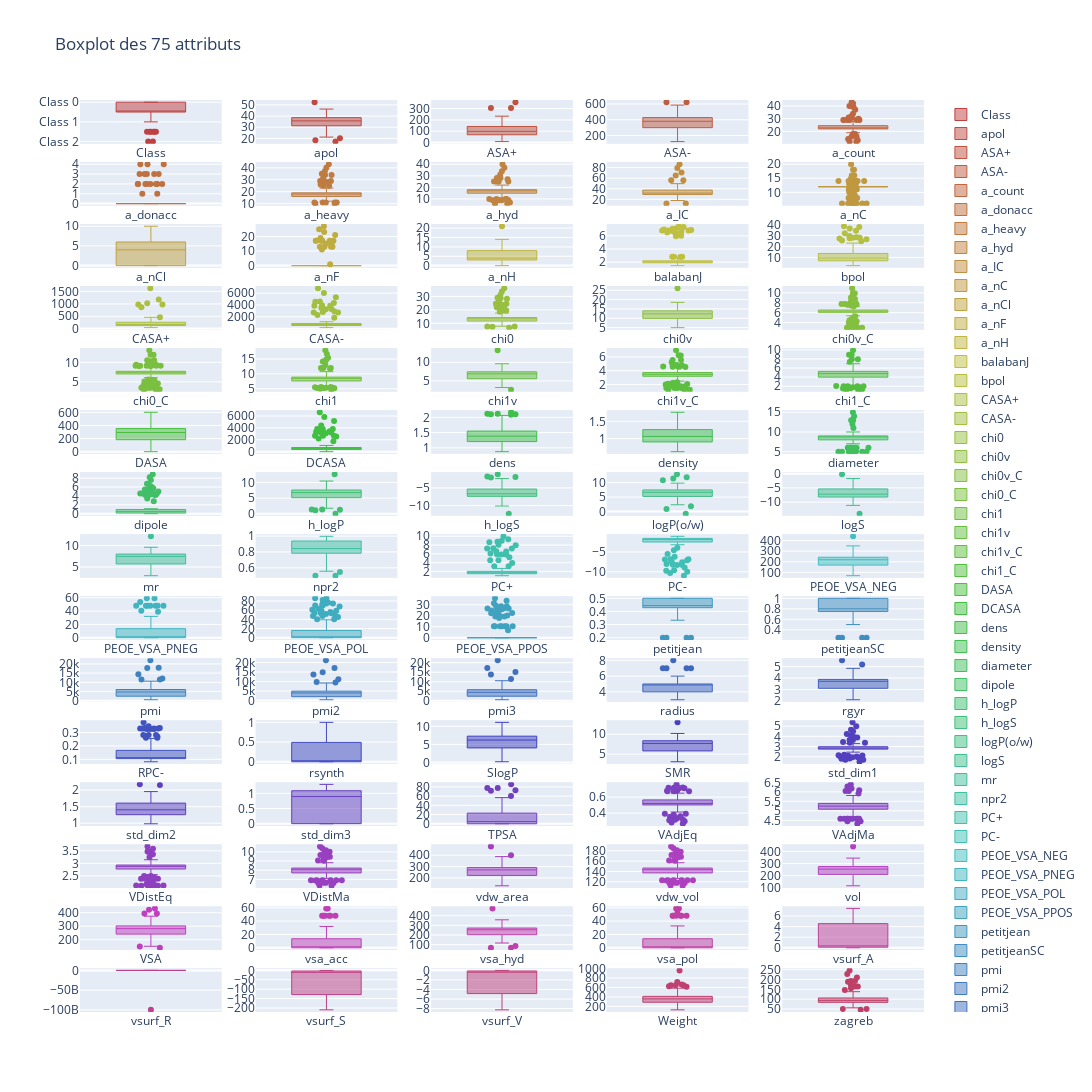

Notebook cell for this chart:
### Markdown cell above
**Traitement des valeurs aberrantes** \
Nous avons décidé de traiter les valeurs aberrantes avant de procéder à l'imputation. L'imputation se fera à partir d'un modèle construit sur les données, elles doivent donc être nettoyées avant.

### Code cell
# Nous allons utiliser plusieurs des subplots pour l'affichage des boxplots
fig = make_subplots(rows=15, cols=5)
all_attributes = list(data.columns)
c = ['hsl('+str(h)+',50%'+',50%)' for h in np.linspace(0, 360, 79)]
# Index qu'on utilisera pour s'assurer qu'on ne sera pas or index
ind = 0

for row in range(1,16):
    for col in range(1,6):
        fig.add_trace(go.Box(
            y=data[all_attributes[ind]],
            name=all_attributes[ind],
            jitter=0.5,
            whiskerwidth=0.2,
            marker_color=c[ind],
            line_width=1),
            row =row,col=col
            )
        ind += 1
        if ind == 79:
            break

fig.update_layout(height=3000, width=1200, title_text="Boxplot des 75 attributs")
fig.show()

### Figure 1 — Plotly figure (JSON) as saved in the notebook; plotly's stock layout.template omitted (floating-point values rounded to 4 significant figures; data arrays with more than 128 entries replaced by an {"elided": "..."} marker saying what was removed)
{"data": [{"jitter": 0.5, "line": {"width": 1}, "marker": {"color": "hsl(0.0,50%,50%)"}, "name": "Class", "type": "box", "whiskerwidth": 0.2, "xaxis": "x", "y": {"elided": "132 str values"}, "yaxis": "y"}, {"jitter": 0.5, "line": {"width": 1}, "marker": {"color": "hsl(4.615384615384615,50%,50%)"}, "name": "apol", "type": "box", "whiskerwidth": 0.2, "xaxis": "x2", "y": {"elided": "132 float values"}, "yaxis": "y2"}, {"jitter": 0.5, "line": {"width": 1}, "marker": {"color": "hsl(9.23076923076923,50%,50%)"}, "name": "ASA+", "type": "box", "whiskerwidth": 0.2, "xaxis": "x3", "y": {"elided": "132 float values"}, "yaxis": "y3"}, {"jitter": 0.5, "line": {"width": 1}, "marker": {"color": "hsl(13.846153846153845,50%,50%)"}, "name": "ASA-", "type": "box", "whiskerwidth": 0.2, "xaxis": "x4", "y": {"elided": "132 float values"}, "yaxis": "y4"}, {"jitter": 0.5, "line": {"width": 1}, "marker": {"color": "hsl(18.46153846153846,50%,50%)"}, "name": "a_count", "type": "box", "whiskerwidth": 0.2, "xaxis": "x5", "y": {"elided": "132 int values"}, "yaxis": "y5"}, {"jitter": 0.5, "line": {"width": 1}, "marker": {"color": "hsl(23.076923076923073,50%,50%)"}, "name": "a_donacc", "type": "box", "whiskerwidth": 0.2, "xaxis": "x6", "y": {"elided": "132 int values"}, "yaxis": "y6"}, {"jitter": 0.5, "line": {"width": 1}, "marker": {"color": "hsl(27.69230769230769,50%,50%)"}, "name": "a_heavy", "type": "box", "whiskerwidth": 0.2, "xaxis": "x7", "y": {"elided": "132 int values"}, "yaxis": "y7"}, {"jitter": 0.5, "line": {"width": 1}, "marker": {"color": "hsl(32.30769230769231,50%,50%)"}, "name": "a_hyd", "type": "box", "whiskerwidth": 0.2, "xaxis": "x8", "y": {"elided": "132 int values"}, "yaxis": "y8"}, {"jitter": 0.5, "line": {"width": 1}, "marker": {"color": "hsl(36.92307692307692,50%,50%)"}, "name": "a_IC", "type": "box", "whiskerwidth": 0.2, "xaxis": "x9", "y": {"elided": "132 float values"}, "yaxis": "y9"}, {"jitter": 0.5, "line": {"width": 1}, "marker": {"color": "hsl(41.53846153846153,50%,50%)"}, "name": "a_nC", "type": "box", "whiskerwidth": 0.2, "xaxis": "x10", "y": {"elided": "132 int values"}, "yaxis": "y10"}, {"jitter": 0.5, "line": {"width": 1}, "marker": {"color": "hsl(46.153846153846146,50%,50%)"}, "name": "a_nCl", "type": "box", "whiskerwidth": 0.2, "xaxis": "x11", "y": {"elided": "132 int values"}, "yaxis": "y11"}, {"jitter": 0.5, "line": {"width": 1}, "marker": {"color": "hsl(50.76923076923077,50%,50%)"}, "name": "a_nF", "type": "box", "whiskerwidth": 0.2, "xaxis": "x12", "y": {"elided": "132 int values"}, "yaxis": "y12"}, {"jitter": 0.5, "line": {"width": 1}, "marker": {"color": "hsl(55.38461538461538,50%,50%)"}, "name": "a_nH", "type": "box", "whiskerwidth": 0.2, "xaxis": "x13", "y": {"elided": "132 int values"}, "yaxis": "y13"}, {"jitter": 0.5, "line": {"width": 1}, "marker": {"color": "hsl(59.99999999999999,50%,50%)"}, "name": "balabanJ", "type": "box", "whiskerwidth": 0.2, "xaxis": "x14", "y": {"elided": "132 float values"}, "yaxis": "y14"}, {"jitter": 0.5, "line": {"width": 1}, "marker": {"color": "hsl(64.61538461538461,50%,50%)"}, "name": "bpol", "type": "box", "whiskerwidth": 0.2, "xaxis": "x15", "y": {"elided": "132 float values"}, "yaxis": "y15"}, {"jitter": 0.5, "line": {"width": 1}, "marker": {"color": "hsl(69.23076923076923,50%,50%)"}, "name": "CASA+", "type": "box", "whiskerwidth": 0.2, "xaxis": "x16", "y": {"elided": "132 float values"}, "yaxis": "y16"}, {"jitter": 0.5, "line": {"width": 1}, "marker": {"color": "hsl(73.84615384615384,50%,50%)"}, "name": "CASA-", "type": "box", "whiskerwidth": 0.2, "xaxis": "x17", "y": {"elided": "132 float values"}, "yaxis": "y17"}, {"jitter": 0.5, "line": {"width": 1}, "marker": {"color": "hsl(78.46153846153845,50%,50%)"}, "name": "chi0", "type": "box", "whiskerwidth": 0.2, "xaxis": "x18", "y": {"elided": "132 float values"}, "yaxis": "y18"}, {"jitter": 0.5, "line": {"width": 1}, "marker": {"color": "hsl(83.07692307692307,50%,50%)"}, "name": "chi0v", "type": "box", "whiskerwidth": 0.2, "xaxis": "x19", "y": {"elided": "132 float values"}, "yaxis": "y19"}, {"jitter": 0.5, "line": {"width": 1}, "marker": {"color": "hsl(87.69230769230768,50%,50%)"}, "name": "chi0v_C", "type": "box", "whiskerwidth": 0.2, "xaxis": "x20", "y": {"elided": "132 float values"}, "yaxis": "y20"}, {"jitter": 0.5, "line": {"width": 1}, "marker": {"color": "hsl(92.30769230769229,50%,50%)"}, "name": "chi0_C", "type": "box", "whiskerwidth": 0.2, "xaxis": "x21", "y": {"elided": "132 float values"}, "yaxis": "y21"}, {"jitter": 0.5, "line": {"width": 1}, "marker": {"color": "hsl(96.92307692307692,50%,50%)"}, "name": "chi1", "type": "box", "whiskerwidth": 0.2, "xaxis": "x22", "y": {"elided": "132 float values"}, "yaxis": "y22"}, {"jitter": 0.5, "line": {"width": 1}, "marker": {"color": "hsl(101.53846153846153,50%,50%)"}, "name": "chi1v", "type": "box", "whiskerwidth": 0.2, "xaxis": "x23", "y": {"elided": "132 float values"}, "yaxis": "y23"}, {"jitter": 0.5, "line": {"width": 1}, "marker": {"color": "hsl(106.15384615384615,50%,50%)"}, "name": "chi1v_C", "type": "box", "whiskerwidth": 0.2, "xaxis": "x24", "y": {"elided": "132 float values"}, "yaxis": "y24"}, {"jitter": 0.5, "line": {"width": 1}, "marker": {"color": "hsl(110.76923076923076,50%,50%)"}, "name": "chi1_C", "type": "box", "whiskerwidth": 0.2, "xaxis": "x25", "y": {"elided": "132 float values"}, "yaxis": "y25"}, {"jitter": 0.5, "line": {"width": 1}, "marker": {"color": "hsl(115.38461538461537,50%,50%)"}, "name": "DASA", "type": "box", "whiskerwidth": 0.2, "xaxis": "x26", "y": {"elided": "132 float values"}, "yaxis": "y26"}, {"jitter": 0.5, "line": {"width": 1}, "marker": {"color": "hsl(119.99999999999999,50%,50%)"}, "name": "DCASA", "type": "box", "whiskerwidth": 0.2, "xaxis": "x27", "y": {"elided": "132 float values"}, "yaxis": "y27"}, {"jitter": 0.5, "line": {"width": 1}, "marker": {"color": "hsl(124.6153846153846,50%,50%)"}, "name": "dens", "type": "box", "whiskerwidth": 0.2, "xaxis": "x28", "y": {"elided": "132 float values"}, "yaxis": "y28"}, {"jitter": 0.5, "line": {"width": 1}, "marker": {"color": "hsl(129.23076923076923,50%,50%)"}, "name": "density", "type": "box", "whiskerwidth": 0.2, "xaxis": "x29", "y": {"elided": "132 float values"}, "yaxis": "y29"}, {"jitter": 0.5, "line": {"width": 1}, "marker": {"color": "hsl(133.84615384615384,50%,50%)"}, "name": "diameter", "type": "box", "whiskerwidth": 0.2, "xaxis": "x30", "y": {"elided": "132 int values"}, "yaxis": "y30"}, {"jitter": 0.5, "line": {"width": 1}, "marker": {"color": "hsl(138.46153846153845,50%,50%)"}, "name": "dipole", "type": "box", "whiskerwidth": 0.2, "xaxis": "x31", "y": {"elided": "132 float values"}, "yaxis": "y31"}, {"jitter": 0.5, "line": {"width": 1}, "marker": {"color": "hsl(143.07692307692307,50%,50%)"}, "name": "h_logP", "type": "box", "whiskerwidth": 0.2, "xaxis": "x32", "y": {"elided": "132 float values"}, "yaxis": "y32"}, {"jitter": 0.5, "line": {"width": 1}, "marker": {"color": "hsl(147.69230769230768,50%,50%)"}, "name": "h_logS", "type": "box", "whiskerwidth": 0.2, "xaxis": "x33", "y": {"elided": "132 float values"}, "yaxis": "y33"}, {"jitter": 0.5, "line": {"width": 1}, "marker": {"color": "hsl(152.3076923076923,50%,50%)"}, "name": "logP(o/w)", "type": "box", "whiskerwidth": 0.2, "xaxis": "x34", "y": {"elided": "132 float values"}, "yaxis": "y34"}, {"jitter": 0.5, "line": {"width": 1}, "marker": {"color": "hsl(156.9230769230769,50%,50%)"}, "name": "logS", "type": "box", "whiskerwidth": 0.2, "xaxis": "x35", "y": {"elided": "132 float values"}, "yaxis": "y35"}, {"jitter": 0.5, "line": {"width": 1}, "marker": {"color": "hsl(161.53846153846152,50%,50%)"}, "name": "mr", "type": "box", "whiskerwidth": 0.2, "xaxis": "x36", "y": {"elided": "132 float values"}, "yaxis": "y36"}, {"jitter": 0.5, "line": {"width": 1}, "marker": {"color": "hsl(166.15384615384613,50%,50%)"}, "name": "npr2", "type": "box", "whiskerwidth": 0.2, "xaxis": "x37", "y": {"elided": "132 float values"}, "yaxis": "y37"}, {"jitter": 0.5, "line": {"width": 1}, "marker": {"color": "hsl(170.76923076923075,50%,50%)"}, "name": "PC+", "type": "box", "whiskerwidth": 0.2, "xaxis": "x38", "y": {"elided": "132 float values"}, "yaxis": "y38"}, {"jitter": 0.5, "line": {"width": 1}, "marker": {"color": "hsl(175.38461538461536,50%,50%)"}, "name": "PC-", "type": "box", "whiskerwidth": 0.2, "xaxis": "x39", "y": {"elided": "132 float values"}, "yaxis": "y39"}, {"jitter": 0.5, "line": {"width": 1}, "marker": {"color": "hsl(179.99999999999997,50%,50%)"}, "name": "PEOE_VSA_NEG", "type": "box", "whiskerwidth": 0.2, "xaxis": "x40", "y": {"elided": "132 float values"}, "yaxis": "y40"}, {"jitter": 0.5, "line": {"width": 1}, "marker": {"color": "hsl(184.61538461538458,50%,50%)"}, "name": "PEOE_VSA_PNEG", "type": "box", "whiskerwidth": 0.2, "xaxis": "x41", "y": {"elided": "132 float values"}, "yaxis": "y41"}, {"jitter": 0.5, "line": {"width": 1}, "marker": {"color": "hsl(189.23076923076923,50%,50%)"}, "name": "PEOE_VSA_POL", "type": "box", "whiskerwidth": 0.2, "xaxis": "x42", "y": {"elided": "132 float values"}, "yaxis": "y42"}, {"jitter": 0.5, "line": {"width": 1}, "marker": {"color": "hsl(193.84615384615384,50%,50%)"}, "name": "PEOE_VSA_PPOS", "type": "box", "whiskerwidth": 0.2, "xaxis": "x43", "y": {"elided": "132 float values"}, "yaxis": "y43"}, {"jitter": 0.5, "line": {"width": 1}, "marker": {"color": "hsl(198.46153846153845,50%,50%)"}, "name": "petitjean", "type": "box", "whiskerwidth": 0.2, "xaxis": "x44", "y": {"elided": "132 float values"}, "yaxis": "y44"}, {"jitter": 0.5, "line": {"width": 1}, "marker": {"color": "hsl(203.07692307692307,50%,50%)"}, "name": "petitjeanSC", "type": "box", "whiskerwidth": 0.2, "xaxis": "x45", "y": {"elided": "132 float values"}, "yaxis": "y45"}, {"jitter": 0.5, "line": {"width": 1}, "marker": {"color": "hsl(207.69230769230768,50%,50%)"}, "name": "pmi", "type": "box", "whiskerwidth": 0.2, "xaxis": "x46", "y": {"elided": "132 float values"}, "yaxis": "y46"}, {"jitter": 0.5, "line": {"width": 1}, "marker": {"color": "hsl(212.3076923076923,50%,50%)"}, "name": "pmi2", "type": "box", "whiskerwidth": 0.2, "xaxis": "x47", "y": {"elided": "132 float values"}, "yaxis": "y47"}, {"jitter": 0.5, "line": {"width": 1}, "marker": {"color": "hsl(216.9230769230769,50%,50%)"}, "name": "pmi3", "type": "box", "whiskerwidth": 0.2, "xaxis": "x48", "y": {"elided": "132 float values"}, "yaxis": "y48"}, {"jitter": 0.5, "line": {"width": 1}, "marker": {"color": "hsl(221.53846153846152,50%,50%)"}, "name": "radius", "type": "box", "whiskerwidth": 0.2, "xaxis": "x49", "y": {"elided": "132 int values"}, "yaxis": "y49"}, {"jitter": 0.5, "line": {"width": 1}, "marker": {"color": "hsl(226.15384615384613,50%,50%)"}, "name": "rgyr", "type": "box", "whiskerwidth": 0.2, "xaxis": "x50", "y": {"elided": "132 float values"}, "yaxis": "y50"}, {"jitter": 0.5, "line": {"width": 1}, "marker": {"color": "hsl(230.76923076923075,50%,50%)"}, "name": "RPC-", "type": "box", "whiskerwidth": 0.2, "xaxis": "x51", "y": {"elided": "132 float values"}, "yaxis": "y51"}, {"jitter": 0.5, "line": {"width": 1}, "marker": {"color": "hsl(235.38461538461536,50%,50%)"}, "name": "rsynth", "type": "box", "whiskerwidth": 0.2, "xaxis": "x52", "y": {"elided": "132 float values"}, "yaxis": "y52"}, {"jitter": 0.5, "line": {"width": 1}, "marker": {"color": "hsl(239.99999999999997,50%,50%)"}, "name": "SlogP", "type": "box", "whiskerwidth": 0.2, "xaxis": "x53", "y": {"elided": "132 float values"}, "yaxis": "y53"}, {"jitter": 0.5, "line": {"width": 1}, "marker": {"color": "hsl(244.61538461538458,50%,50%)"}, "name": "SMR", "type": "box", "whiskerwidth": 0.2, "xaxis": "x54", "y": {"elided": "132 float values"}, "yaxis": "y54"}, {"jitter": 0.5, "line": {"width": 1}, "marker": {"color": "hsl(249.2307692307692,50%,50%)"}, "name": "std_dim1", "type": "box", "whiskerwidth": 0.2, "xaxis": "x55", "y": {"elided": "132 float values"}, "yaxis": "y55"}, {"jitter": 0.5, "line": {"width": 1}, "marker": {"color": "hsl(253.8461538461538,50%,50%)"}, "name": "std_dim2", "type": "box", "whiskerwidth": 0.2, "xaxis": "x56", "y": {"elided": "132 float values"}, "yaxis": "y56"}, {"jitter": 0.5, "line": {"width": 1}, "marker": {"color": "hsl(258.46153846153845,50%,50%)"}, "name": "std_dim3", "type": "box", "whiskerwidth": 0.2, "xaxis": "x57", "y": {"elided": "132 float values"}, "yaxis": "y57"}, {"jitter": 0.5, "line": {"width": 1}, "marker": {"color": "hsl(263.07692307692304,50%,50%)"}, "name": "TPSA", "type": "box", "whiskerwidth": 0.2, "xaxis": "x58", "y": {"elided": "132 float values"}, "yaxis": "y58"}, {"jitter": 0.5, "line": {"width": 1}, "marker": {"color": "hsl(267.6923076923077,50%,50%)"}, "name": "VAdjEq", "type": "box", "whiskerwidth": 0.2, "xaxis": "x59", "y": {"elided": "132 float values"}, "yaxis": "y59"}, {"jitter": 0.5, "line": {"width": 1}, "marker": {"color": "hsl(272.30769230769226,50%,50%)"}, "name": "VAdjMa", "type": "box", "whiskerwidth": 0.2, "xaxis": "x60", "y": {"elided": "132 float values"}, "yaxis": "y60"}, {"jitter": 0.5, "line": {"width": 1}, "marker": {"color": "hsl(276.9230769230769,50%,50%)"}, "name": "VDistEq", "type": "box", "whiskerwidth": 0.2, "xaxis": "x61", "y": {"elided": "132 float values"}, "yaxis": "y61"}, {"jitter": 0.5, "line": {"width": 1}, "marker": {"color": "hsl(281.5384615384615,50%,50%)"}, "name": "VDistMa", "type": "box", "whiskerwidth": 0.2, "xaxis": "x62", "y": {"elided": "132 float values"}, "yaxis": "y62"}, {"jitter": 0.5, "line": {"width": 1}, "marker": {"color": "hsl(286.15384615384613,50%,50%)"}, "name": "vdw_area", "type": "box", "whiskerwidth": 0.2, "xaxis": "x63", "y": {"elided": "132 float values"}, "yaxis": "y63"}, {"jitter": 0.5, "line": {"width": 1}, "marker": {"color": "hsl(290.7692307692307,50%,50%)"}, "name": "vdw_vol", "type": "box", "whiskerwidth": 0.2, "xaxis": "x64", "y": {"elided": "132 float values"}, "yaxis": "y64"}, {"jitter": 0.5, "line": {"width": 1}, "marker": {"color": "hsl(295.38461538461536,50%,50%)"}, "name": "vol", "type": "box", "whiskerwidth": 0.2, "xaxis": "x65", "y": {"elided": "132 float values"}, "yaxis": "y65"}, {"jitter": 0.5, "line": {"width": 1}, "marker": {"color": "hsl(300.0,50%,50%)"}, "name": "VSA", "type": "box", "whiskerwidth": 0.2, "xaxis": "x66", "y": {"elided": "132 float values"}, "yaxis": "y66"}, {"jitter": 0.5, "line": {"width": 1}, "marker": {"color": "hsl(304.6153846153846,50%,50%)"}, "name": "vsa_acc", "type": "box", "whiskerwidth": 0.2, "xaxis": "x67", "y": {"elided": "132 float values"}, "yaxis": "y67"}, {"jitter": 0.5, "line": {"width": 1}, "marker": {"color": "hsl(309.2307692307692,50%,50%)"}, "name": "vsa_hyd", "type": "box", "whiskerwidth": 0.2, "xaxis": "x68", "y": {"elided": "132 float values"}, "yaxis": "y68"}, {"jitter": 0.5, "line": {"width": 1}, "marker": {"color": "hsl(313.8461538461538,50%,50%)"}, "name": "vsa_pol", "type": "box", "whiskerwidth": 0.2, "xaxis": "x69", "y": {"elided": "132 float values"}, "yaxis": "y69"}, {"jitter": 0.5, "line": {"width": 1}, "marker": {"color": "hsl(318.46153846153845,50%,50%)"}, "name": "vsurf_A", "type": "box", "whiskerwidth": 0.2, "xaxis": "x70", "y": {"elided": "132 float values"}, "yaxis": "y70"}, {"jitter": 0.5, "line": {"width": 1}, "marker": {"color": "hsl(323.07692307692304,50%,50%)"}, "name": "vsurf_R", "type": "box", "whiskerwidth": 0.2, "xaxis": "x71", "y": {"elided": "132 float values"}, "yaxis": "y71"}, {"jitter": 0.5, "line": {"width": 1}, "marker": {"color": "hsl(327.6923076923077,50%,50%)"}, "name": "vsurf_S", "type": "box", "whiskerwidth": 0.2, "xaxis": "x72", "y": {"elided": "132 float values"}, "yaxis": "y72"}, {"jitter": 0.5, "line": {"width": 1}, "marker": {"color": "hsl(332.30769230769226,50%,50%)"}, "name": "vsurf_V", "type": "box", "whiskerwidth": 0.2, "xaxis": "x73", "y": {"elided": "132 float values"}, "yaxis": "y73"}, {"jitter": 0.5, "line": {"width": 1}, "marker": {"color": "hsl(336.9230769230769,50%,50%)"}, "name": "Weight", "type": "box", "whiskerwidth": 0.2, "xaxis": "x74", "y": {"elided": "132 float values"}, "yaxis": "y74"}, {"jitter": 0.5, "line": {"width": 1}, "marker": {"color": "hsl(341.5384615384615,50%,50%)"}, "name": "zagreb", "type": "box", "whiskerwidth": 0.2, "xaxis": "x75", "y": {"elided": "132 int values"}, "yaxis": "y75"}], "layout": {"height": 3000, "title": {"text": "Boxplot des 75 attributs"}, "width": 1200, "xaxis": {"anchor": "y", "domain": [0, 0.168]}, "xaxis10": {"anchor": "y10", "domain": [0.832, 1]}, "xaxis11": {"anchor": "y11", "domain": [0, 0.168]}, "xaxis12": {"anchor": "y12", "domain": [0.208, 0.376]}, "xaxis13": {"anchor": "y13", "domain": [0.416, 0.584]}, "xaxis14": {"anchor": "y14", "domain": [0.624, 0.792]}, "xaxis15": {"anchor": "y15", "domain": [0.832, 1]}, "xaxis16": {"anchor": "y16", "domain": [0, 0.168]}, "xaxis17": {"anchor": "y17", "domain": [0.208, 0.376]}, "xaxis18": {"anchor": "y18", "domain": [0.416, 0.584]}, "xaxis19": {"anchor": "y19", "domain": [0.624, 0.792]}, "xaxis2": {"anchor": "y2", "domain": [0.208, 0.376]}, "xaxis20": {"anchor": "y20", "domain": [0.832, 1]}, "xaxis21": {"anchor": "y21", "domain": [0, 0.168]}, "xaxis22": {"anchor": "y22", "domain": [0.208, 0.376]}, "xaxis23": {"anchor": "y23", "domain": [0.416, 0.584]}, "xaxis24": {"anchor": "y24", "domain": [0.624, 0.792]}, "xaxis25": {"anchor": "y25", "domain": [0.832, 1]}, "xaxis26": {"anchor": "y26", "domain": [0, 0.168]}, "xaxis27": {"anchor": "y27", "domain": [0.208, 0.376]}, "xaxis28": {"anchor": "y28", "domain": [0.416, 0.584]}, "xaxis29": {"anchor": "y29", "domain": [0.624, 0.792]}, "xaxis3": {"anchor": "y3", "domain": [0.416, 0.584]}, "xaxis30": {"anchor": "y30", "domain": [0.832, 1]}, "xaxis31": {"anchor": "y31", "domain": [0, 0.168]}, "xaxis32": {"anchor": "y32", "domain": [0.208, 0.376]}, "xaxis33": {"anchor": "y33", "domain": [0.416, 0.584]}, "xaxis34": {"anchor": "y34", "domain": [0.624, 0.792]}, "xaxis35": {"anchor": "y35", "domain": [0.832, 1]}, "xaxis36": {"anchor": "y36", "domain": [0, 0.168]}, "xaxis37": {"anchor": "y37", "domain": [0.208, 0.376]}, "xaxis38": {"anchor": "y38", "domain": [0.416, 0.584]}, "xaxis39": {"anchor": "y39", "domain": [0.624, 0.792]}, "xaxis4": {"anchor": "y4", "domain": [0.624, 0.792]}, "xaxis40": {"anchor": "y40", "domain": [0.832, 1]}, "xaxis41": {"anchor": "y41", "domain": [0, 0.168]}, "xaxis42": {"anchor": "y42", "domain": [0.208, 0.376]}, "xaxis43": {"anchor": "y43", "domain": [0.416, 0.584]}, "xaxis44": {"anchor": "y44", "domain": [0.624, 0.792]}, "xaxis45": {"anchor": "y45", "domain": [0.832, 1]}, "xaxis46": {"anchor": "y46", "domain": [0, 0.168]}, "xaxis47": {"anchor": "y47", "domain": [0.208, 0.376]}, "xaxis48": {"anchor": "y48", "domain": [0.416, 0.584]}, "xaxis49": {"anchor": "y49", "domain": [0.624, 0.792]}, "xaxis5": {"anchor": "y5", "domain": [0.832, 1]}, "xaxis50": {"anchor": "y50", "domain": [0.832, 1]}, "xaxis51": {"anchor": "y51", "domain": [0, 0.168]}, "xaxis52": {"anchor": "y52", "domain": [0.208, 0.376]}, "xaxis53": {"anchor": "y53", "domain": [0.416, 0.584]}, "xaxis54": {"anchor": "y54", "domain": [0.624, 0.792]}, "xaxis55": {"anchor": "y55", "domain": [0.832, 1]}, "xaxis56": {"anchor": "y56", "domain": [0, 0.168]}, "xaxis57": {"anchor": "y57", "domain": [0.208, 0.376]}, "xaxis58": {"anchor": "y58", "domain": [0.416, 0.584]}, "xaxis59": {"anchor": "y59", "domain": [0.624, 0.792]}, "xaxis6": {"anchor": "y6", "domain": [0, 0.168]}, "xaxis60": {"anchor": "y60", "domain": [0.832, 1]}, "xaxis61": {"anchor": "y61", "domain": [0, 0.168]}, "xaxis62": {"anchor": "y62", "domain": [0.208, 0.376]}, "xaxis63": {"anchor": "y63", "domain": [0.416, 0.584]}, "xaxis64": {"anchor": "y64", "domain": [0.624, 0.792]}, "xaxis65": {"anchor": "y65", "domain": [0.832, 1]}, "xaxis66": {"anchor": "y66", "domain": [0, 0.168]}, "xaxis67": {"anchor": "y67", "domain": [0.208, 0.376]}, "xaxis68": {"anchor": "y68", "domain": [0.416, 0.584]}, "xaxis69": {"anchor": "y69", "domain": [0.624, 0.792]}, "xaxis7": {"anchor": "y7", "domain": [0.208, 0.376]}, "xaxis70": {"anchor": "y70", "domain": [0.832, 1]}, "xaxis71": {"anchor": "y71", "domain": [0, 0.168]}, "xaxis72": {"anchor": "y72", "domain": [0.208, 0.376]}, "xaxis73": {"anchor": "y73", "domain": [0.416, 0.584]}, "xaxis74": {"anchor": "y74", "domain": [0.624, 0.792]}, "xaxis75": {"anchor": "y75", "domain": [0.832, 1]}, "xaxis8": {"anchor": "y8", "domain": [0.416, 0.584]}, "xaxis9": {"anchor": "y9", "domain": [0.624, 0.792]}, "yaxis": {"anchor": "x", "domain": [0.952, 1]}, "yaxis10": {"anchor": "x10", "domain": [0.884, 0.932]}, "yaxis11": {"anchor": "x11", "domain": [0.816, 0.864]}, "yaxis12": {"anchor": "x12", "domain": [0.816, 0.864]}, "yaxis13": {"anchor": "x13", "domain": [0.816, 0.864]}, "yaxis14": {"anchor": "x14", "domain": [0.816, 0.864]}, "yaxis15": {"anchor": "x15", "domain": [0.816, 0.864]}, "yaxis16": {"anchor": "x16", "domain": [0.748, 0.796]}, "yaxis17": {"anchor": "x17", "domain": [0.748, 0.796]}, "yaxis18": {"anchor": "x18", "domain": [0.748, 0.796]}, "yaxis19": {"anchor": "x19", "domain": [0.748, 0.796]}, "yaxis2": {"anchor": "x2", "domain": [0.952, 1]}, "yaxis20": {"anchor": "x20", "domain": [0.748, 0.796]}, "yaxis21": {"anchor": "x21", "domain": [0.68, 0.728]}, "yaxis22": {"anchor": "x22", "domain": [0.68, 0.728]}, "yaxis23": {"anchor": "x23", "domain": [0.68, 0.728]}, "yaxis24": {"anchor": "x24", "domain": [0.68, 0.728]}, "yaxis25": {"anchor": "x25", "domain": [0.68, 0.728]}, "yaxis26": {"anchor": "x26", "domain": [0.612, 0.66]}, "yaxis27": {"anchor": "x27", "domain": [0.612, 0.66]}, "yaxis28": {"anchor": "x28", "domain": [0.612, 0.66]}, "yaxis29": {"anchor": "x29", "domain": [0.612, 0.66]}, "yaxis3": {"anchor": "x3", "domain": [0.952, 1]}, "yaxis30": {"anchor": "x30", "domain": [0.612, 0.66]}, "yaxis31": {"anchor": "x31", "domain": [0.544, 0.592]}, "yaxis32": {"anchor": "x32", "domain": [0.544, 0.592]}, "yaxis33": {"anchor": "x33", "domain": [0.544, 0.592]}, "yaxis34": {"anchor": "x34", "domain": [0.544, 0.592]}, "yaxis35": {"anchor": "x35", "domain": [0.544, 0.592]}, "yaxis36": {"anchor": "x36", "domain": [0.476, 0.524]}, "yaxis37": {"anchor": "x37", "domain": [0.476, 0.524]}, "yaxis38": {"anchor": "x38", "domain": [0.476, 0.524]}, "yaxis39": {"anchor": "x39", "domain": [0.476, 0.524]}, "yaxis4": {"anchor": "x4", "domain": [0.952, 1]}, "yaxis40": {"anchor": "x40", "domain": [0.476, 0.524]}, "yaxis41": {"anchor": "x41", "domain": [0.408, 0.456]}, "yaxis42": {"anchor": "x42", "domain": [0.408, 0.456]}, "yaxis43": {"anchor": "x43", "domain": [0.408, 0.456]}, "yaxis44": {"anchor": "x44", "domain": [0.408, 0.456]}, "yaxis45": {"anchor": "x45", "domain": [0.408, 0.456]}, "yaxis46": {"anchor": "x46", "domain": [0.34, 0.388]}, "yaxis47": {"anchor": "x47", "domain": [0.34, 0.388]}, "yaxis48": {"anchor": "x48", "domain": [0.34, 0.388]}, "yaxis49": {"anchor": "x49", "domain": [0.34, 0.388]}, "yaxis5": {"anchor": "x5", "domain": [0.952, 1]}, "yaxis50": {"anchor": "x50", "domain": [0.34, 0.388]}, "yaxis51": {"anchor": "x51", "domain": [0.272, 0.32]}, "yaxis52": {"anchor": "x52", "domain": [0.272, 0.32]}, "yaxis53": {"anchor": "x53", "domain": [0.272, 0.32]}, "yaxis54": {"anchor": "x54", "domain": [0.272, 0.32]}, "yaxis55": {"anchor": "x55", "domain": [0.272, 0.32]}, "yaxis56": {"anchor": "x56", "domain": [0.204, 0.252]}, "yaxis57": {"anchor": "x57", "domain": [0.204, 0.252]}, "yaxis58": {"anchor": "x58", "domain": [0.204, 0.252]}, "yaxis59": {"anchor": "x59", "domain": [0.204, 0.252]}, "yaxis6": {"anchor": "x6", "domain": [0.884, 0.932]}, "yaxis60": {"anchor": "x60", "domain": [0.204, 0.252]}, "yaxis61": {"anchor": "x61", "domain": [0.136, 0.184]}, "yaxis62": {"anchor": "x62", "domain": [0.136, 0.184]}, "yaxis63": {"anchor": "x63", "domain": [0.136, 0.184]}, "yaxis64": {"anchor": "x64", "domain": [0.136, 0.184]}, "yaxis65": {"anchor": "x65", "domain": [0.136, 0.184]}, "yaxis66": {"anchor": "x66", "domain": [0.068, 0.116]}, "yaxis67": {"anchor": "x67", "domain": [0.068, 0.116]}, "yaxis68": {"anchor": "x68", "domain": [0.068, 0.116]}, "yaxis69": {"anchor": "x69", "domain": [0.068, 0.116]}, "yaxis7": {"anchor": "x7", "domain": [0.884, 0.932]}, "yaxis70": {"anchor": "x70", "domain": [0.068, 0.116]}, "yaxis71": {"anchor": "x71", "domain": [0, 0.048]}, "yaxis72": {"anchor": "x72", "domain": [0, 0.048]}, "yaxis73": {"anchor": "x73", "domain": [0, 0.048]}, "yaxis74": {"anchor": "x74", "domain": [0, 0.048]}, "yaxis75": {"anchor": "x75", "domain": [0, 0.048]}, "yaxis8": {"anchor": "x8", "domain": [0.884, 0.932]}, "yaxis9": {"anchor": "x9", "domain": [0.884, 0.932]}}}
